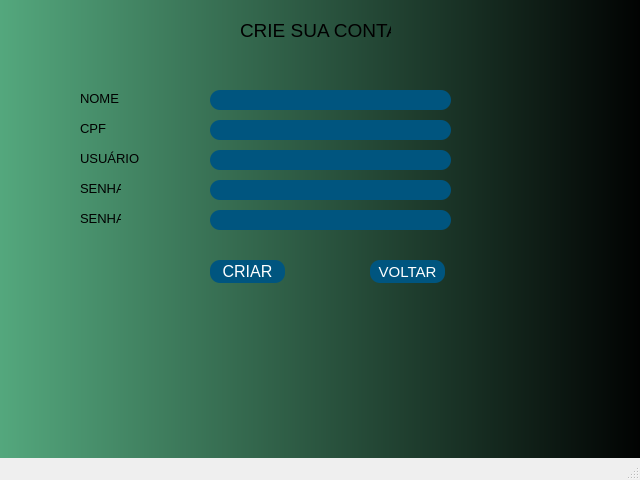
<?xml version="1.0" encoding="UTF-8"?>
<ui version="4.0">
 <class>MainWindow</class>
 <widget class="QMainWindow" name="MainWindow">
  <property name="geometry">
   <rect>
    <x>0</x>
    <y>0</y>
    <width>640</width>
    <height>480</height>
   </rect>
  </property>
  <property name="windowTitle">
   <string>MainWindow</string>
  </property>
  <widget class="QWidget" name="centralwidget">
   <widget class="QFrame" name="frame">
    <property name="geometry">
     <rect>
      <x>-10</x>
      <y>-20</y>
      <width>661</width>
      <height>501</height>
     </rect>
    </property>
    <property name="styleSheet">
     <string notr="true">background-color: qlineargradient(spread:pad, x1:0, y1:0, x2:1, y2:0, stop:0 rgba(85, 170, 127, 255), stop:1 rgba(0, 0, 0, 255));</string>
    </property>
    <property name="frameShape">
     <enum>QFrame::StyledPanel</enum>
    </property>
    <property name="frameShadow">
     <enum>QFrame::Raised</enum>
    </property>
    <widget class="QLabel" name="label">
     <property name="geometry">
      <rect>
       <x>250</x>
       <y>40</y>
       <width>151</width>
       <height>20</height>
      </rect>
     </property>
     <property name="font">
      <font>
       <pointsize>14</pointsize>
      </font>
     </property>
     <property name="styleSheet">
      <string notr="true">QLabel{
background-color:rgba(70, 135, 110, 5);
color: rgb(0, 0, 0);
border-radius:20px

}</string>
     </property>
     <property name="text">
      <string>CRIE SUA CONTA</string>
     </property>
    </widget>
    <widget class="QLabel" name="label_2">
     <property name="geometry">
      <rect>
       <x>90</x>
       <y>110</y>
       <width>41</width>
       <height>16</height>
      </rect>
     </property>
     <property name="font">
      <font>
       <pointsize>10</pointsize>
      </font>
     </property>
     <property name="styleSheet">
      <string notr="true">QLabel{
background-color:rgba(70, 135, 110, 5);
color: rgb(0, 0, 0);
border-radius:20px

}</string>
     </property>
     <property name="text">
      <string>NOME</string>
     </property>
    </widget>
    <widget class="QLineEdit" name="lineEdit">
     <property name="geometry">
      <rect>
       <x>220</x>
       <y>110</y>
       <width>241</width>
       <height>20</height>
      </rect>
     </property>
     <property name="font">
      <font>
       <pointsize>10</pointsize>
      </font>
     </property>
     <property name="styleSheet">
      <string notr="true">QLineEdit{
background-color: rgb(0, 85, 127);
color: rgb(255, 255, 255);
border-radius:10px

}</string>
     </property>
    </widget>
    <widget class="QLineEdit" name="lineEdit_2">
     <property name="geometry">
      <rect>
       <x>220</x>
       <y>140</y>
       <width>241</width>
       <height>20</height>
      </rect>
     </property>
     <property name="font">
      <font>
       <pointsize>10</pointsize>
      </font>
     </property>
     <property name="styleSheet">
      <string notr="true">QLineEdit{
background-color: rgb(0, 85, 127);
color: rgb(255, 255, 255);
border-radius:10px

}</string>
     </property>
    </widget>
    <widget class="QLabel" name="label_3">
     <property name="geometry">
      <rect>
       <x>90</x>
       <y>140</y>
       <width>31</width>
       <height>16</height>
      </rect>
     </property>
     <property name="font">
      <font>
       <pointsize>10</pointsize>
      </font>
     </property>
     <property name="styleSheet">
      <string notr="true">QLabel{
background-color:rgba(70, 135, 110, 5);
color: rgb(0, 0, 0);
border-radius:20px

}</string>
     </property>
     <property name="text">
      <string>CPF</string>
     </property>
    </widget>
    <widget class="QLineEdit" name="lineEdit_3">
     <property name="geometry">
      <rect>
       <x>220</x>
       <y>170</y>
       <width>241</width>
       <height>20</height>
      </rect>
     </property>
     <property name="font">
      <font>
       <pointsize>10</pointsize>
      </font>
     </property>
     <property name="styleSheet">
      <string notr="true">QLineEdit{
background-color: rgb(0, 85, 127);
color: rgb(255, 255, 255);
border-radius:10px

}</string>
     </property>
    </widget>
    <widget class="QLabel" name="label_4">
     <property name="geometry">
      <rect>
       <x>90</x>
       <y>170</y>
       <width>61</width>
       <height>16</height>
      </rect>
     </property>
     <property name="font">
      <font>
       <pointsize>10</pointsize>
      </font>
     </property>
     <property name="styleSheet">
      <string notr="true">background-color:rgba(70, 135, 110, 5);</string>
     </property>
     <property name="text">
      <string>USUÁRIO</string>
     </property>
    </widget>
    <widget class="QLabel" name="label_5">
     <property name="geometry">
      <rect>
       <x>90</x>
       <y>200</y>
       <width>41</width>
       <height>16</height>
      </rect>
     </property>
     <property name="font">
      <font>
       <pointsize>10</pointsize>
      </font>
     </property>
     <property name="styleSheet">
      <string notr="true">QLabel{
background-color:rgba(70, 135, 110, 5);
}</string>
     </property>
     <property name="text">
      <string>SENHA</string>
     </property>
    </widget>
    <widget class="QLineEdit" name="lineEdit_4">
     <property name="geometry">
      <rect>
       <x>220</x>
       <y>200</y>
       <width>241</width>
       <height>20</height>
      </rect>
     </property>
     <property name="font">
      <font>
       <pointsize>10</pointsize>
      </font>
     </property>
     <property name="styleSheet">
      <string notr="true">QLineEdit{
background-color: rgb(0, 85, 127);
color: rgb(255, 255, 255);
border-radius:10px

}</string>
     </property>
    </widget>
    <widget class="QPushButton" name="pushButton">
     <property name="geometry">
      <rect>
       <x>220</x>
       <y>280</y>
       <width>75</width>
       <height>23</height>
      </rect>
     </property>
     <property name="font">
      <font>
       <pointsize>12</pointsize>
      </font>
     </property>
     <property name="cursor">
      <cursorShape>PointingHandCursor</cursorShape>
     </property>
     <property name="styleSheet">
      <string notr="true">QPushButton{
background-color: rgb(0, 85, 127);
color: rgb(255, 255, 255);
border-radius:10px

}

QPushButton:hover{
	background-color: rgb(255, 255, 255);
	color: rgb(0, 0, 0);
}</string>
     </property>
     <property name="text">
      <string>CRIAR</string>
     </property>
    </widget>
    <widget class="QLabel" name="label_6">
     <property name="geometry">
      <rect>
       <x>90</x>
       <y>230</y>
       <width>41</width>
       <height>16</height>
      </rect>
     </property>
     <property name="font">
      <font>
       <pointsize>10</pointsize>
      </font>
     </property>
     <property name="styleSheet">
      <string notr="true">background-color:rgba(70, 135, 110, 5);</string>
     </property>
     <property name="text">
      <string>SENHA</string>
     </property>
    </widget>
    <widget class="QLineEdit" name="lineEdit_9">
     <property name="geometry">
      <rect>
       <x>220</x>
       <y>230</y>
       <width>241</width>
       <height>20</height>
      </rect>
     </property>
     <property name="font">
      <font>
       <pointsize>10</pointsize>
      </font>
     </property>
     <property name="styleSheet">
      <string notr="true">QLineEdit{
background-color: rgb(0, 85, 127);
color: rgb(255, 255, 255);
border-radius:10px

}</string>
     </property>
    </widget>
    <widget class="QPushButton" name="pushButton_2">
     <property name="geometry">
      <rect>
       <x>380</x>
       <y>280</y>
       <width>75</width>
       <height>23</height>
      </rect>
     </property>
     <property name="font">
      <font>
       <pointsize>11</pointsize>
      </font>
     </property>
     <property name="cursor">
      <cursorShape>PointingHandCursor</cursorShape>
     </property>
     <property name="styleSheet">
      <string notr="true">QPushButton{
background-color: rgb(0, 85, 127);
color: rgb(255, 255, 255);
border-radius:10px

}

QPushButton:hover{
	background-color: rgb(255, 255, 255);
	color: rgb(0, 0, 0);
}</string>
     </property>
     <property name="text">
      <string>VOLTAR</string>
     </property>
    </widget>
   </widget>
  </widget>
  <widget class="QMenuBar" name="menubar">
   <property name="geometry">
    <rect>
     <x>0</x>
     <y>0</y>
     <width>640</width>
     <height>21</height>
    </rect>
   </property>
  </widget>
  <widget class="QStatusBar" name="statusbar"/>
 </widget>
 <resources/>
 <connections/>
</ui>
